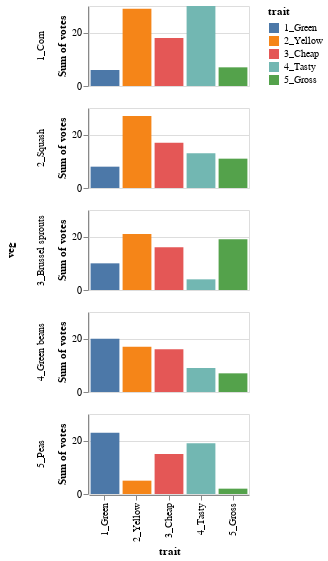

The code cell stored with this chart in its notebook:
### Markdown cell above
---

## Comparing within vegetable bars

If we want people to be able to make comparisons across traits within each vegetable, say whether Yellow-ness or Tasty-ness is larger for Corn, we need to give them a common baseline.

We can make what are sometimes called "small multiples" in Altair using `facet()` to specify that facets, or unique values, of a categorical variable should be split off and arranged along either rows or columns of the overall visualization. **Visuals shown within each facet are only the subset of the data corresponding to that category!**

*Note that we could alternatively specified `row = 'veg:O'` right within the encoding instead of needing the `.facet()` section. The advantage of using `.facet()` is that you can make faceted views of more complicated charts.*

### Code cell
alt.Chart(df).mark_bar().encode(
    x = 'trait:O',
    y = 'sum(votes):Q',
    color = 'trait:N'
).properties(
    width = 160,
    height = 80
).facet(
    row='veg:O'
)

### Figure 1 — Vega-Lite specification as saved in the notebook (floating-point values rounded to 4 significant figures)
{"config": {"view": {"continuousWidth": 400, "continuousHeight": 300}}, "data": {"name": "data-39f9d319c3f1fa0701a2f2e8a04001de"}, "facet": {"row": {"type": "ordinal", "field": "veg"}}, "spec": {"mark": "bar", "encoding": {"color": {"type": "nominal", "field": "trait"}, "x": {"type": "ordinal", "field": "trait"}, "y": {"type": "quantitative", "aggregate": "sum", "field": "votes"}}, "height": 80, "width": 160}, "$schema": "https://vega.github.io/schema/vega-lite/v4.8.1.json", "datasets": {"data-39f9d319c3f1fa0701a2f2e8a04001de": [{"veg": "1_Corn", "trait": "1_Green", "votes": 6}, {"veg": "2_Squash", "trait": "1_Green", "votes": 8}, {"veg": "3_Brussel sprouts", "trait": "1_Green", "votes": 10}, {"veg": "4_Green beans", "trait": "1_Green", "votes": 20}, {"veg": "5_Peas", "trait": "1_Green", "votes": 23}, {"veg": "1_Corn", "trait": "2_Yellow", "votes": 29}, {"veg": "2_Squash", "trait": "2_Yellow", "votes": 27}, {"veg": "3_Brussel sprouts", "trait": "2_Yellow", "votes": 21}, {"veg": "4_Green beans", "trait": "2_Yellow", "votes": 17}, {"veg": "5_Peas", "trait": "2_Yellow", "votes": 5}, {"veg": "1_Corn", "trait": "3_Cheap", "votes": 18}, {"veg": "2_Squash", "trait": "3_Cheap", "votes": 17}, {"veg": "3_Brussel sprouts", "trait": "3_Cheap", "votes": 16}, {"veg": "4_Green beans", "trait": "3_Cheap", "votes": 16}, {"veg": "5_Peas", "trait": "3_Cheap", "votes": 15}, {"veg": "1_Corn", "trait": "4_Tasty", "votes": 30}, {"veg": "2_Squash", "trait": "4_Tasty", "votes": 13}, {"veg": "3_Brussel sprouts", "trait": "4_Tasty", "votes": 4}, {"veg": "4_Green beans", "trait": "4_Tasty", "votes": 9}, {"veg": "5_Peas", "trait": "4_Tasty", "votes": 19}, {"veg": "1_Corn", "trait": "5_Gross", "votes": 7}, {"veg": "2_Squash", "trait": "5_Gross", "votes": 11}, {"veg": "3_Brussel sprouts", "trait": "5_Gross", "votes": 19}, {"veg": "4_Green beans", "trait": "5_Gross", "votes": 7}, {"veg": "5_Peas", "trait": "5_Gross", "votes": 2}]}}
